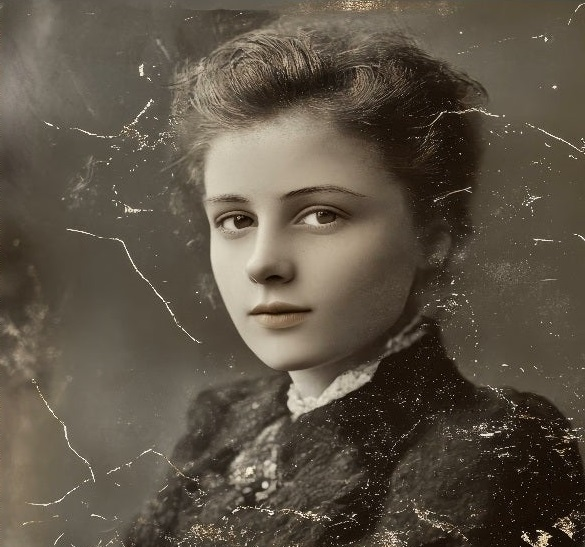
#> input picture i12.jpg, 585 x 547 px, found by its file name
$ jupyter execute exp_14.ipynb   (shell and % lines are left out)
#> lines starting #> are read from the running program, lines starting #| are printed output that depends on the picture
[cell 1]

import cv2
import numpy as np
import matplotlib.pyplot as plt

# Load the image
image = cv2.imread(r'C:\Users\jhagh_xcgu3um\Desktop\SEM 5\DSIP\GitHub\DSIP\i12.jpg', cv2.IMREAD_GRAYSCALE)
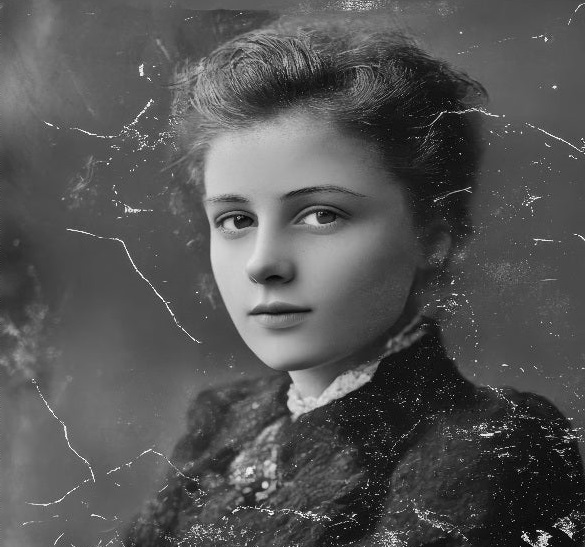
#> image: shape (547, 585); min 0, max 255, mean 84.4
if image is None:
	raise FileNotFoundError(r"C:\Users\jhagh_xcgu3um\Desktop\SEM 5\DSIP\GitHub\DSIP\i12.jpg not found or cannot be opened")

# Apply Gaussian blur to reduce noise
image_blurred = cv2.GaussianBlur(image, (5, 5), 0)

# Apply Canny edge detection
edges = cv2.Canny(image_blurred, threshold1=30, threshold2=100)
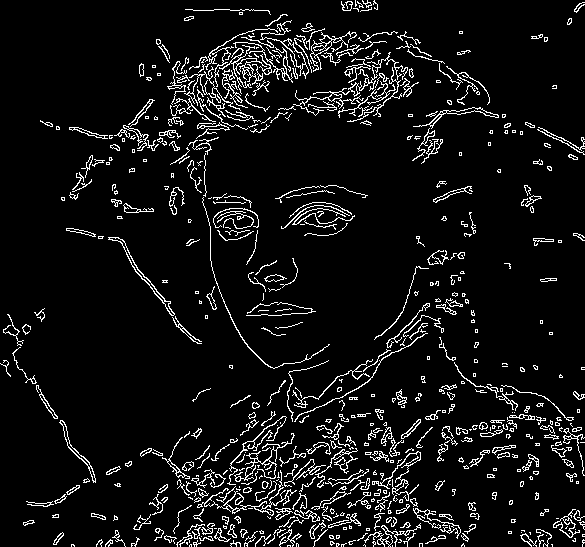
#> edges: shape (547, 585); 7.2% white in thin lines or dots

# Create a black image with the same size as the original image
boundary_image = np.zeros_like(image)

# Copy the detected edges to the boundary image
boundary_image[edges > 0] = 255

# Display the original image and the boundary image inline
plt.figure(figsize=(10, 5))
plt.subplot(1, 2, 1)
plt.imshow(image, cmap='gray')
plt.title('Original')
plt.axis('off')

plt.subplot(1, 2, 2)
plt.imshow(boundary_image, cmap='gray')
plt.title('Boundary')
plt.axis('off')

plt.show()
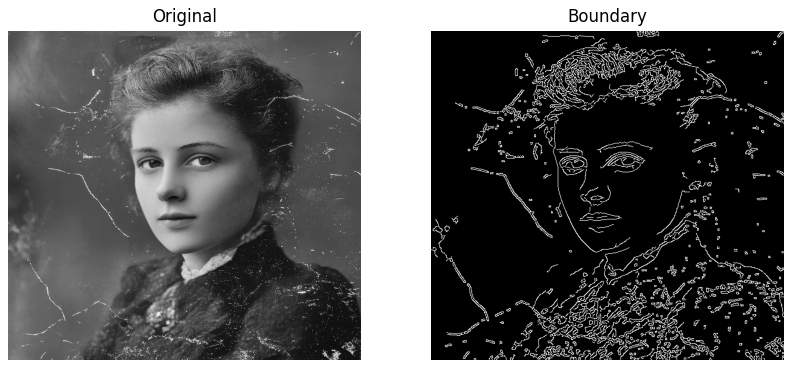
#> figure drawn by matplotlib, 2 panels

# Save the boundary image
cv2.imwrite('boundary_image.jpg', boundary_image)
